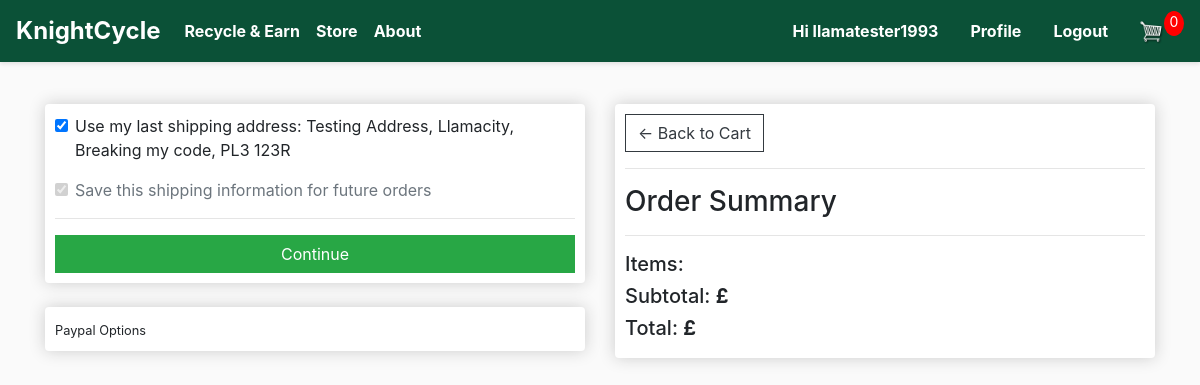
The app's page /store/checkout/ (signed in) with its own data.
### store/models.py (models this page shows, shortened)
class ShippingAddress(models.Model):
    customer = models.ForeignKey(Customer, on_delete=models.SET_NULL, null=True)
    order = models.ForeignKey(Order, on_delete=models.SET_NULL, null=True)
    address = models.CharField(max_length=200)
    city = models.CharField(max_length=200)
    county = models.CharField(max_length=200)
    postcode = models.CharField(max_length=20)
    country = models.CharField(max_length=100, default="Unknown")
    is_saved = models.BooleanField(default=False)
    date_added = models.DateTimeField(auto_now_add=True)

### store/views.py (the view)
# urls.py: path('checkout/', views.checkout, name="checkout"),
def checkout(request):
    data = cartData(request)
    cartItems = data['cartItems']
    order = data['order']
    items = data['items']
    needs_shipping = data['needs_shipping']
    last_address = data['last_address']
    context = {
        'items': items,
        'order': order,
        'cartItems': cartItems,
        'needs_shipping': needs_shipping,
        'last_address': last_address
    }
    return render(request, 'store/checkout.html', context)

### store/templates/store/checkout.html (shortened to what this page needs)
{% extends 'store/main.html' %}
{% load static %}
{% block content %}
     <div class="row">
		<div class="col-lg-6">
			<div class="box-element" id="form-wrapper">
				<form id="form">
					{% if last_address %}
						<div class="form-check mb-3">
							<input class="form-check-input" type="checkbox" id="use-last-address" checked>
							<label class="form-check-label" for="use-last-address">
								Use my last shipping address: {{ last_address.address }}, {{ last_address.city }}, {{ last_address.county }}, {{ last_address.postcode }}
							</label>
						</div>
					{% endif %}
					{% if user.is_authenticated %}
						<div class="form-check mb-3">
							<input class="form-check-input" type="checkbox" id="save-shipping-info" name="save-shipping-info" checked>
							<label class="form-check-label" for="save-shipping-info">
								Save this shipping information for future orders
							</label>
						</div>
					{% endif %}
					<hr>
					<input id="form-button" class="btn btn-success btn-block" type="submit" value="Continue">
				</form>
			</div>
			<br>
			<div class="box-element hidden" id="payment-info">
				<small>Paypal Options</small>
			</div>
		</div>
		<div class="col-lg-6">
			<div class="box-element">
				<a  class="btn btn-outline-dark" href="{% url 'store:cart' %}">&#x2190; Back to Cart</a>
				<hr>
				<h3>Order Summary</h3>
				<hr>
				<h5>Items:   {{order.get_cart_items}}</h5>
				<h5>Subtotal: <strong>£{{ order.get_cart_total|floatformat:2 }}</strong></h5>
				<h5>Total: <strong style="{% if order.points_used > 0 %}color:#b91c1c;{% endif %}">£{{ order.get_cart_total_after_points|floatformat:2 }}</strong></h5>
			</div>
		</div>
	</div>
{% endblock content %}

### store/templates/store/main.html (shortened to what this page needs)
<!DOCTYPE html>
{% load static %}
<html>
    <head>
        <link rel="stylesheet" href="https://stackpath.bootstrapcdn.com/bootstrap/4.4.1/css/bootstrap.min.css">
        <link rel="stylesheet" type="text/css" href="{% static 'css/main.css' %}">
    </head>
    <body>
    <nav class="navbar navbar-expand-lg navbar-dark navbar-eco">
    <a class="navbar-brand" href="{% url 'home' %}">KnightCycle</a>
    <div class="collapse navbar-collapse" id="navbarSupportedContent">
        <ul class="navbar-nav mr-auto">
        <li class="nav-item active">
             <a class="nav-link" href="{% url 'send_waste' %}">Recycle & Earn <span class="sr-only">(current)</span></a>
        </li>
        <li class="nav-item active">
            <a class="nav-link" href="{% url 'store:store' %}">Store <span class="sr-only">(current)</span></a>
        </li>
        <li class="nav-item active">
            <a class="nav-link" href="{% url 'about' %}">About <span class="sr-only">(current)</span></a>
        </li>
        </ul>
        <div class="form-inline my-2 my-lg-0">
                        {% if user.is_authenticated %}
                            <span class="nav-link greeting">Hi {{ user.username }}</span>
                            <a class="nav-link" href="{% url 'store:profile' %}">Profile</a>
                            <a class="nav-link" href="{% url 'store:logout' %}">Logout</a>
                        {% else %}
                            <a class="nav-link" href="{% url 'store:login' %}">Login <span class="sr-only">(current)</span></a>
                        {% endif %}
            <a href="{% url 'store:cart' %}">
                <img  id="cart-icon" src="{% static 'images/cart.png' %}">
            </a>
            <p id="cart-total">{{cartItems}}</p>
        </div>
    </div>
    </nav>
    <div class="container">
        <br>
        {% block content %}
        {% endblock %}
    </div>
    </body>
</html>

### static/css/main.css (style rules this page uses)
html { overflow-y: scroll !important; overflow-x: hidden; }
body { min-height: 100vh !important; height: 100% !important; margin: 0; padding: 0; background-color: hsl(0, 0%, 98%); font-family: -apple-system, BlinkMacSystemFont, 'Segoe UI', Roboto, Oxygen, Ubuntu, Cantarell, sans-serif; }
#cart-icon { width: 25px; display: inline-block; margin-left: 15px; }
#cart-total { display: block; text-align: center; color: #fff; background-color: red; width: 20px; height: 25px; border-radius: 50%; font-size: 14px; }
.col-lg-4, .col-lg-6, .col-lg-8, .col-lg-12 { margin-top: 10px; }
.btn { border-radius: 0; }
html, body { min-height: 100vh !important; height: 100% !important; overflow-y: scroll !important; overflow-x: hidden; margin: 0; padding: 0; }
body { padding-top: 0; }
.navbar-eco { position: fixed !important; top: 0 !important; left: 0 !important; right: 0 !important; width: 100% !important; z-index: 1000 !important; background-color: #0b5137 !important; box-shadow: 0 2px 4px rgba(0,0,0,0.1); }
.navbar { box-shadow: 0 2px 4px rgba(0,0,0,0.1); }
.navbar-brand { font-weight: 700; font-size: 1.5rem; color: #fff !important; }
.nav-link { font-weight: 500; transition: opacity 0.2s ease; color: #fff !important; }
body > .container, body > section, body > div:first-of-type { margin-top: 70px; }
.box-element { box-shadow: hsl(0, 0%, 80%) 0 0 16px; background-color: #fff; border-radius: 4px; padding: 10px; }

### store/templates/store/main.html (style rules this page uses)
.navbar-eco .nav-link, .navbar-eco .nav-link.greeting { font-weight: 700 !important; color: #fff !important; opacity: 1 !important; }

### records on screen
ShippingAddress: address "Testing Address", city "Llamacity", county "Breaking my code", postcode "PL3 123R"

### other values on screen
{{ user.username }} "llamatester1993"
{{ cartItems }} "0"
